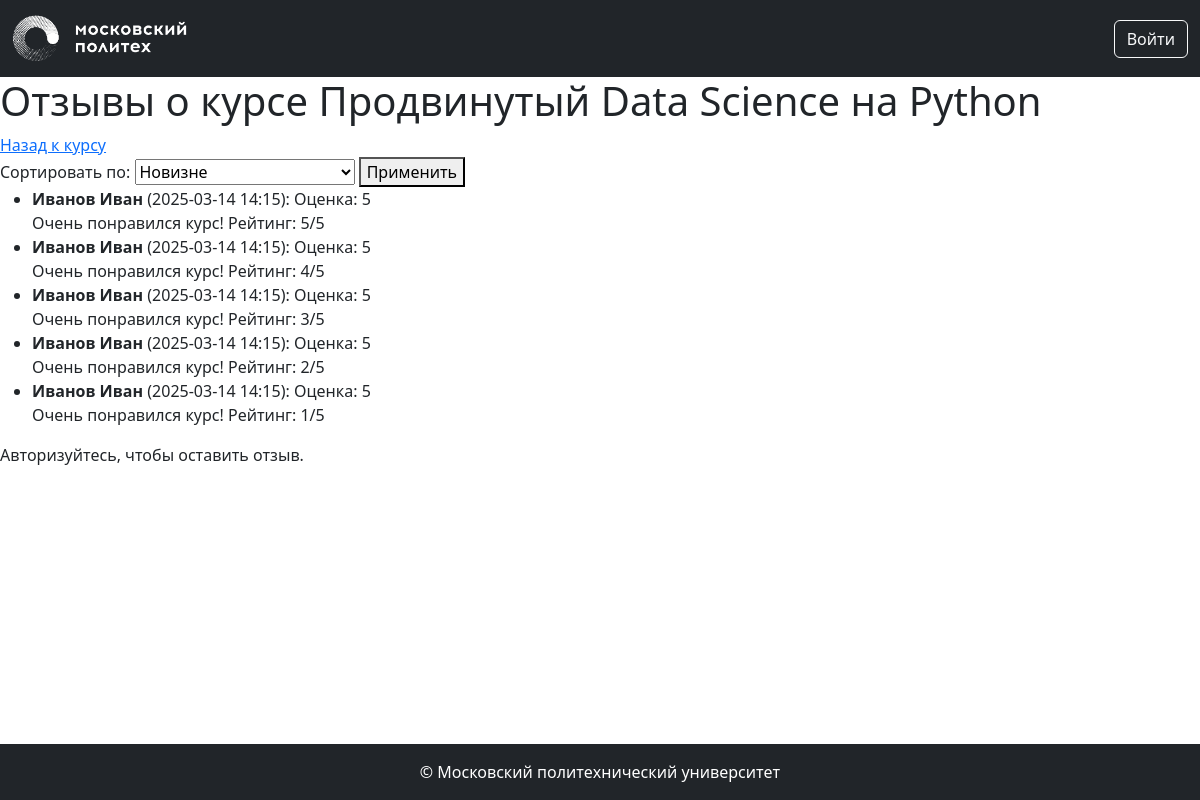
Page /courses/2/reviews on the committed database.
### models.py (models this page shows, shortened)
class Base(DeclarativeBase):
  metadata = MetaData(naming_convention={
        "ix": 'ix_%(column_0_label)s',
        "uq": "uq_%(table_name)s_%(column_0_name)s",
        "ck": "ck_%(table_name)s_%(constraint_name)s",
        "fk": "fk_%(table_name)s_%(column_0_name)s_%(referred_table_name)s",
        "pk": "pk_%(table_name)s"
    })

class Course(Base):
    __tablename__ = 'courses'
    id: Mapped[int] = mapped_column(primary_key=True)
    name: Mapped[str] = mapped_column(String(100))
    short_desc: Mapped[str] = mapped_column(Text)
    full_desc: Mapped[str] = mapped_column(Text)
    rating_sum: Mapped[int] = mapped_column(default=0)
    rating_num: Mapped[int] = mapped_column(default=0)
    category_id: Mapped[int] = mapped_column(ForeignKey("categories.id"))
    author_id: Mapped[int] = mapped_column(ForeignKey("users.id"))
    background_image_id: Mapped[str] = mapped_column(ForeignKey("images.id"))
    created_at: Mapped[datetime] = mapped_column(default=datetime.now)
    author: Mapped["User"] = relationship()
    category: Mapped["Category"] = relationship(lazy=False)
    bg_image: Mapped["Image"] = relationship()
    reviews: Mapped[List["Review"]] = relationship(back_populates="course")

class Review(Base):
    __tablename__ = 'reviews'
    id: Mapped[int] = mapped_column(primary_key=True)
    rating: Mapped[int] = mapped_column(Integer)
    text: Mapped[str] = mapped_column(Text)
    created_at: Mapped[datetime] = mapped_column(default=datetime.now)
    course_id: Mapped[int] = mapped_column(ForeignKey("courses.id"))
    user_id: Mapped[int] = mapped_column(ForeignKey("users.id"))
    course: Mapped["Course"] = relationship(back_populates="reviews")
    user: Mapped["User"] = relationship()

class User(Base, UserMixin):
    __tablename__ = 'users'
    id: Mapped[int] = mapped_column(primary_key=True)
    first_name: Mapped[str] = mapped_column(String(100))
    last_name: Mapped[str] = mapped_column(String(100))
    middle_name: Mapped[Optional[str]] = mapped_column(String(100))
    login: Mapped[str] = mapped_column(String(100), unique=True)
    password_hash: Mapped[str] = mapped_column(String(200))
    created_at: Mapped[datetime] = mapped_column(default=datetime.now)
    @property
    def full_name(self):
        return ' '.join([self.last_name, self.first_name, self.middle_name or ''])

### courses.py (the view, shortened to what this page needs)
@bp.route('/<int:course_id>/reviews', methods=['GET', 'POST'])
def reviews(course_id):
    course = db.get_or_404(Course, course_id)
    sort_by = request.args.get('sort_by', 'newest')
    query = db.select(Review).filter_by(course_id=course_id)
    if sort_by == 'positive':
        query = query.order_by(Review.rating.desc(), Review.created_at.desc())
    elif sort_by == 'negative':
        query = query.order_by(Review.rating.asc(), Review.created_at.desc())
    else: # newest
        query = query.order_by(Review.created_at.desc())
    pagination = db.paginate(query, per_page=5)
    reviews = pagination.items
    user_review = None
    if current_user.is_authenticated:
        user_review = db.session.execute(db.select(Review).filter_by(course_id=course_id, user_id=current_user.id)).scalar()
    return render_template('courses/reviews.html', course=course, reviews=reviews, pagination=pagination, sort_by=sort_by, user_review=user_review)

### templates/courses/reviews.html (shortened to what this page needs)
{% extends 'base.html' %}
{% block content %}
    <h1>Отзывы о курсе {{ course.name }}</h1>
    <a href="{{ url_for('courses.show', course_id=course.id) }}">Назад к курсу</a>
    <form action="{{ url_for('courses.reviews', course_id=course.id) }}" method="get">
        <label for="sort_by">Сортировать по:</label>
        <select name="sort_by" id="sort_by">
            <option value="newest" {% if sort_by == 'newest' %}selected{% endif %}>Новизне</option>
        </select>
        <button type="submit">Применить</button>
    </form>
    {% if reviews %}
        <ul>
            {% for review in reviews %}
                <li>
                    <strong>{{ review.user.full_name }}</strong> ({{ review.created_at.strftime('%Y-%m-%d %H:%M') }}):
                    Оценка: {{ review.rating }} <br>
                    {{ review.text }}
                </li>
            {% endfor %}
        </ul>
    {% else %}
        <p>Пока нет ни одного отзыва.</p>
    {% endif %}
    {% if current_user.is_authenticated %}
        {% if user_review %}
            <h2>Ваш отзыв:</h2>
            <p>Оценка: {{ user_review.rating }}</p>
            <p>{{ user_review.text }}</p>
        {% else %}
            <h2>Оставить отзыв</h2>
            <form action="{{ url_for('courses.reviews', course_id=course.id, sort_by=sort_by) }}" method="post">
                <label for="rating">Оценка:</label>
                <select name="rating" id="rating">
                    <option value="5">5 - Отлично</option>
                    <option value="4">4 - Хорошо</option>
                    <option value="3">3 - Удовлетворительно</option>
                    <option value="2">2 - Неудовлетворительно</option>
                    <option value="1">1 - Плохо</option>
                    <option value="0">0 - Ужасно</option>
                </select><br><br>
                <label for="text">Текст отзыва:</label><br>
                <textarea name="text" id="text" rows="4" cols="50"></textarea><br><br>
                <button type="submit">Отправить</button>
            </form>
        {% endif %}
    {% else %}
        <p>Авторизуйтесь, чтобы оставить отзыв.</p>
    {% endif %}
{% endblock %}

### rows in the picture
Course: name "Продвинутый Data Science на Python"
Review: user.full_name "Иванов Иван", created_at "2025-03-14 14:15", rating "5", text "Очень понравился курс! Рейтинг: 5/5"
Review: user.full_name "Иванов Иван", created_at "2025-03-14 14:15", rating "5", text "Очень понравился курс! Рейтинг: 4/5"
Review: user.full_name "Иванов Иван", created_at "2025-03-14 14:15", rating "5", text "Очень понравился курс! Рейтинг: 3/5"
Review: user.full_name "Иванов Иван", created_at "2025-03-14 14:15", rating "5", text "Очень понравился курс! Рейтинг: 2/5"
Review: user.full_name "Иванов Иван", created_at "2025-03-14 14:15", rating "5", text "Очень понравился курс! Рейтинг: 1/5"
